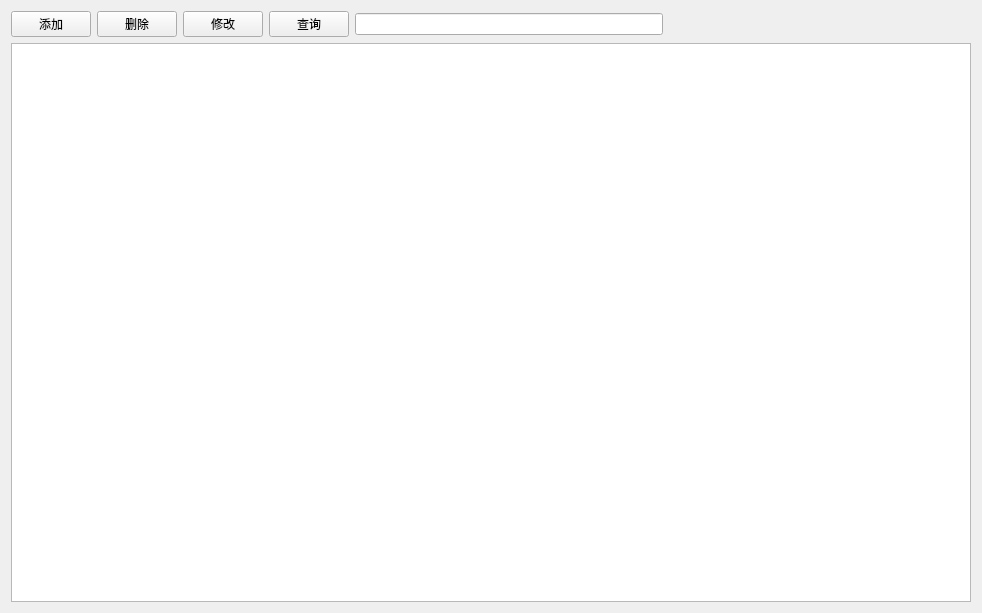
<?xml version="1.0" encoding="UTF-8"?>
<ui version="4.0">
 <class>SystemSettingsTab</class>
 <widget class="QWidget" name="SystemSettingsTab">
  <property name="geometry">
   <rect>
    <x>0</x>
    <y>0</y>
    <width>982</width>
    <height>613</height>
   </rect>
  </property>
  <property name="windowTitle">
   <string>Form</string>
  </property>
  <layout class="QGridLayout" name="gridLayout">
   <item row="0" column="0">
    <layout class="QHBoxLayout" name="horizontalLayout">
     <item>
      <widget class="QPushButton" name="addButton">
       <property name="text">
        <string>添加</string>
       </property>
      </widget>
     </item>
     <item>
      <widget class="QPushButton" name="deleteButton">
       <property name="text">
        <string>删除</string>
       </property>
      </widget>
     </item>
     <item>
      <widget class="QPushButton" name="updateButton">
       <property name="text">
        <string>修改</string>
       </property>
      </widget>
     </item>
     <item>
      <widget class="QPushButton" name="selectButton">
       <property name="text">
        <string>查询</string>
       </property>
      </widget>
     </item>
     <item>
      <widget class="QLineEdit" name="lineEdit"/>
     </item>
     <item>
      <spacer name="horizontalSpacer">
       <property name="orientation">
        <enum>Qt::Orientation::Horizontal</enum>
       </property>
       <property name="sizeHint" stdset="0">
        <size>
         <width>40</width>
         <height>20</height>
        </size>
       </property>
      </spacer>
     </item>
    </layout>
   </item>
   <item row="1" column="0">
    <widget class="QTableView" name="tableView"/>
   </item>
  </layout>
 </widget>
 <resources/>
 <connections/>
</ui>
